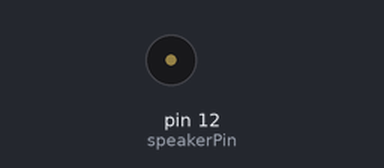
Recording of a sketch running on a simulated Arduino Uno, built with avr-gcc and run on an emulated ATmega328P. On the bench: buzzer (waves = sounding). What the sketch prints to the serial monitor is not drawn.

Above: at 0.5 s.
At 2.1 s:
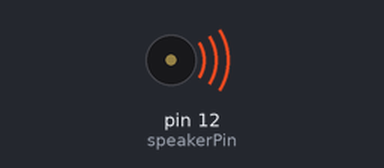
Timing chart, 0 to 3.0 s (numbered marks = the images above):
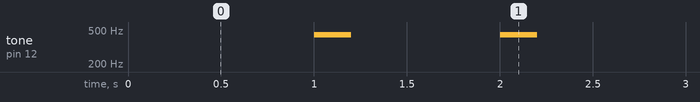

The sketch:

W04_04_timer_basicTone.ino
```cpp
// generate a simple tone -- using a timer instead of delay


// speaker variables -- // https://www.arduino.cc/reference/en/language/functions/advanced-io/tone/
int speakerPin = 12;

// timer variables
unsigned long now;
unsigned long interval=1000;
unsigned long startTime;


void setup() {
  // put your setup code here, to run once:
  Serial.begin(9600);
  Serial.println(__FILE__);
}

void loop() {

  now = millis();

  // timer check
  if ( now-startTime >= interval){
   tone(speakerPin, 440, 200); //pin, tone, duration
   startTime += interval;
  }

}
```

Measured:
- by itself, tone on pin 12 (speakerPin): alternates 440 Hz for 0.20 s and silent for 0.80 s
